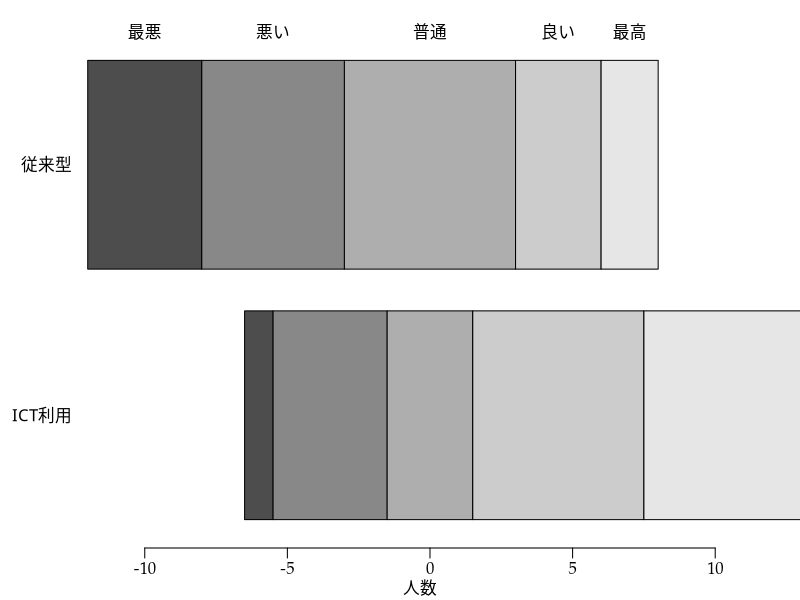

Generate this figure with R:
args = commandArgs()
basename = sub(".R$", "", sub("^--file=(.*/)?", "", args[grep("^--file=", args)]))
if (length(basename) != 0)
    quartz(type="pdf", file=paste0(basename, ".pdf"), width=5, height=2)
par(family="HiraMinProN-W3")
par(mgp=c(2,0.5,0)) # title and axis margins. default: c(3,1,0)
par(mar=c(3,4,2,2)+0.1) # bottom, left, top, right margins. default: c(5,4,4,2)+0.1
data = matrix(c(4,5,6,3,2, 1,4,3,6,6), byrow=TRUE, nrow=2)
rownames(data) = c("従来型", "ICT利用")
colnames(data) = c("最悪", "悪い", "普通", "良い", "最高")
offset = -(data[,1]+data[,2]+data[,3]/2)
barplot(t(data[2:1,]), horiz=TRUE, las=1, xlab="人数", offset=offset[2:1], axes=FALSE)
axis(1, line=0.5, family="Palatino")
t = data[1,]
mtext(colnames(data), at=cumsum(t)-t/2+offset[1])
dev.off()
